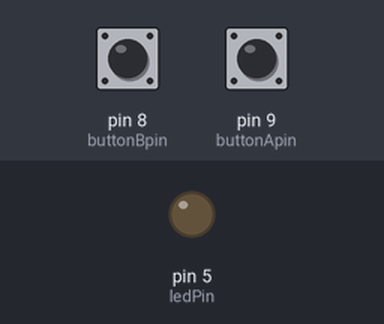
This sketch was run on a simulated Arduino Uno, built with avr-gcc and run on an emulated ATmega328P. On the bench: output pins drawn as LEDs (lit = HIGH). Inputs (shaded band) come from the test bench; at power-on: pin 9 (buttonApin) HIGH, pin 8 (buttonBpin) HIGH.

Above: at 1.2 s.
1.3 s: pin 9 (buttonApin) pulled LOW for 0.15 s
At 2.5 s:
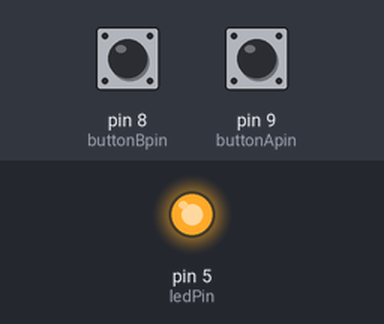
2.9 s: pin 8 (buttonBpin) pulled LOW for 0.15 s
At 3.8 s:
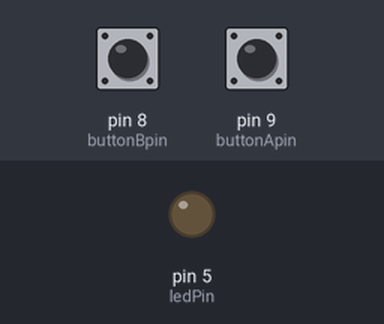
4.5 s: pin 9 (buttonApin) pulled LOW for 1 s
At 5.0 s:
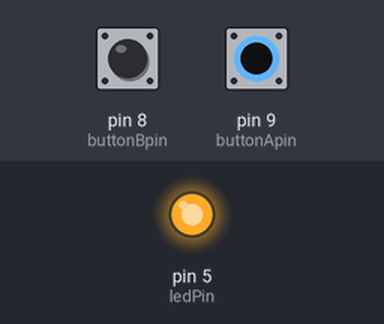
7.0 s: pin 8 (buttonBpin) driven LOW and pin 9 (buttonApin) driven LOW
At 8.2 s:
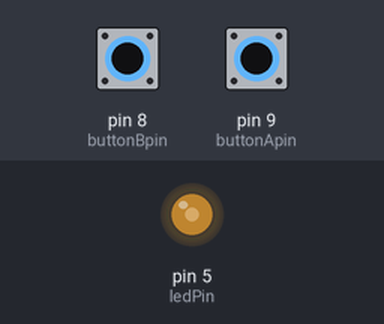
8.5 s: pin 8 (buttonBpin) driven HIGH
At 9.1 s:
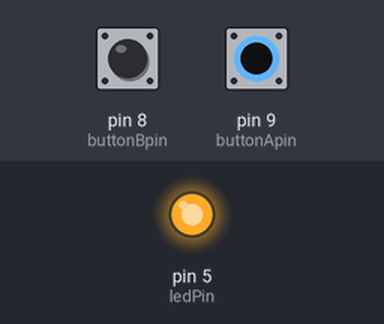
Timing chart, 0 to 11.0 s (numbered marks = the images above; inputs shaded):
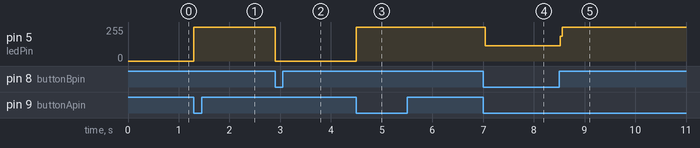

Measured:
- after the input at 1.3 s, pin 5 (ledPin): 0/255 → 255/255 at once
- after the input at 2.9 s, pin 5 (ledPin): 255/255 → 0/255 at once
- after the input at 4.5 s, pin 5 (ledPin): 0/255 → 255/255 at once
- after the input at 7.0 s, pin 5 (ledPin): 255/255 → 113/255 at once
- after the input at 8.5 s, pin 5 (ledPin): 113/255 → 255/255 at once

The sketch:

Digital_Inputs.ino
```cpp
//www.elegoo.com
//2016.12.08

const int ledPin = 5;
const int buttonApin = 9;
const int buttonBpin = 8;

// byte leds = 0;
int ledActive = 0;

void setup() {
  pinMode(ledPin, OUTPUT);
  pinMode(buttonApin, INPUT_PULLUP);
  pinMode(buttonBpin, INPUT_PULLUP);
}

void loop() {
  // if (digitalRead(buttonApin) == LOW) {  //This looping is happening too fast for me to figure out how to do it with onl1 1 button
  //   if (ledActive) {
  //     digitalWrite(ledPin, LOW);
  //     ledActive = 0;
  //   } else {
  //     digitalWrite(ledPin, HIGH);
  //     ledActive = 1;
  //   }
  // }
  if (digitalRead(buttonApin) == LOW) {
    digitalWrite(ledPin, HIGH);
  }
  if (digitalRead(buttonBpin) == LOW) {
    digitalWrite(ledPin, LOW);
  }
}
```
